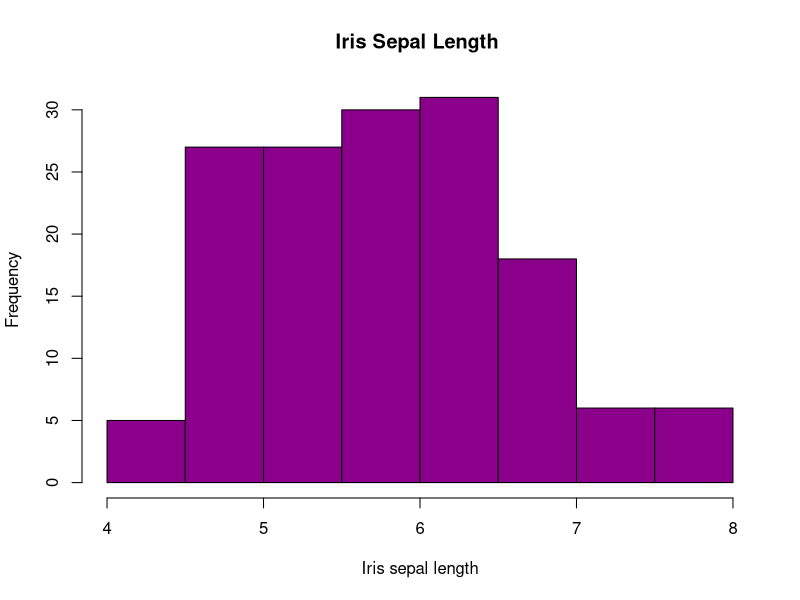
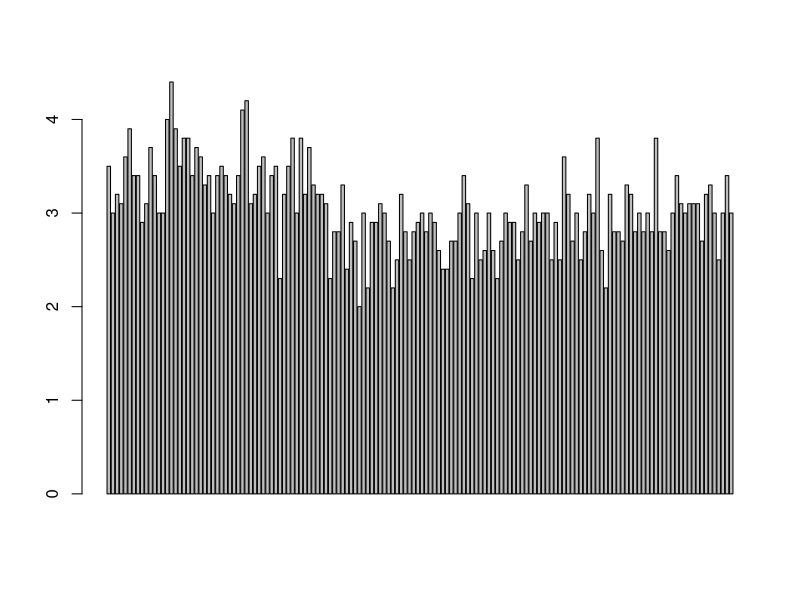
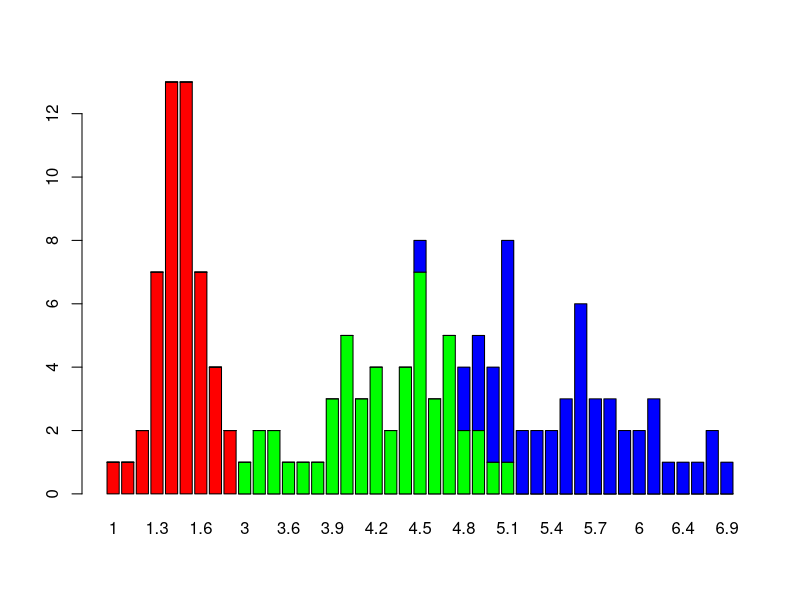
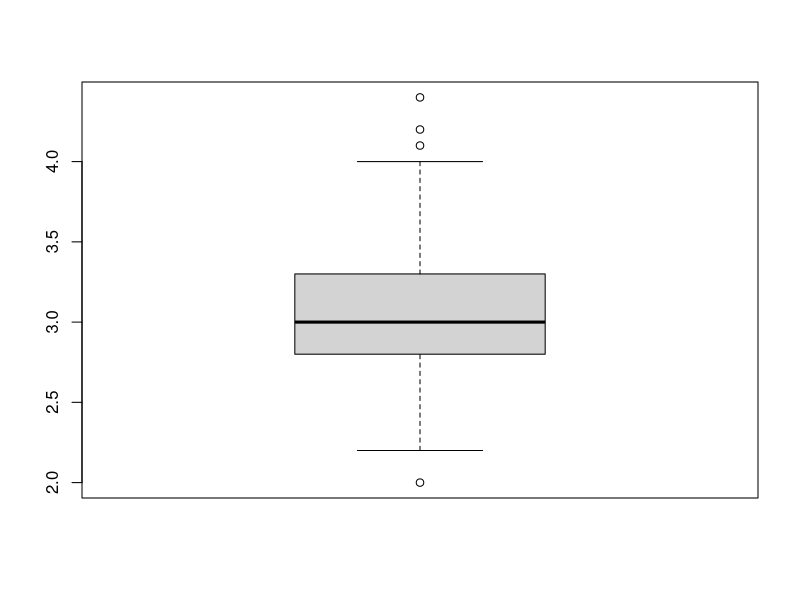
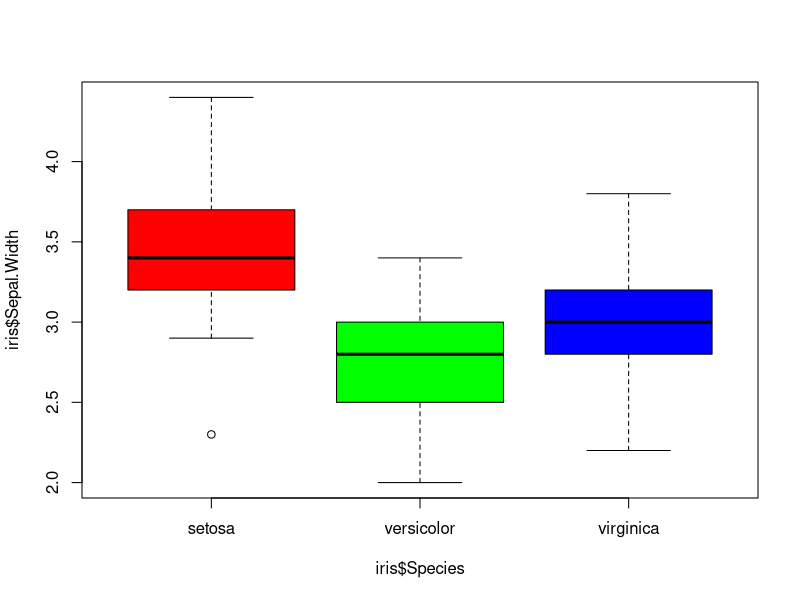
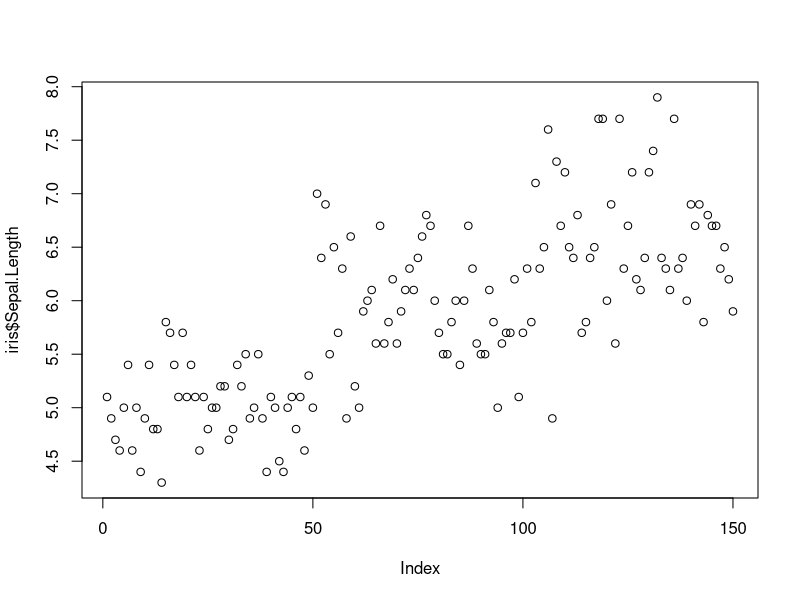
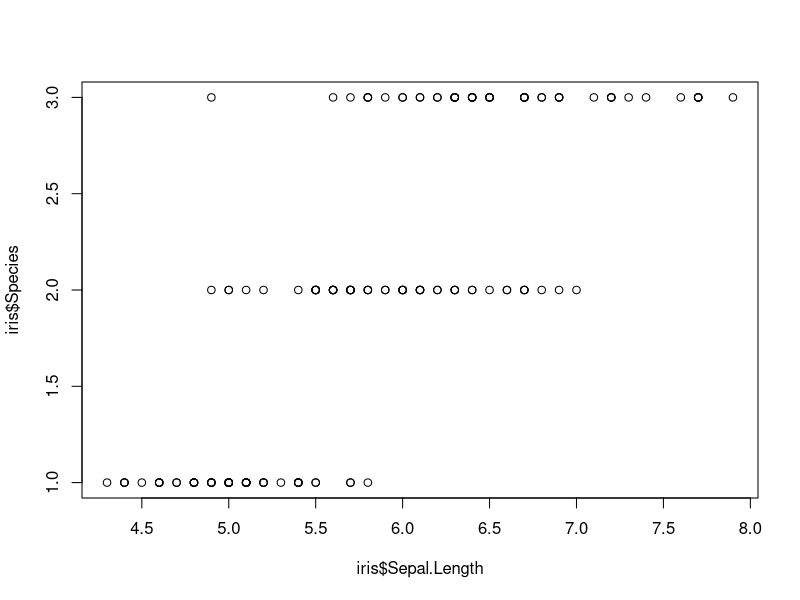
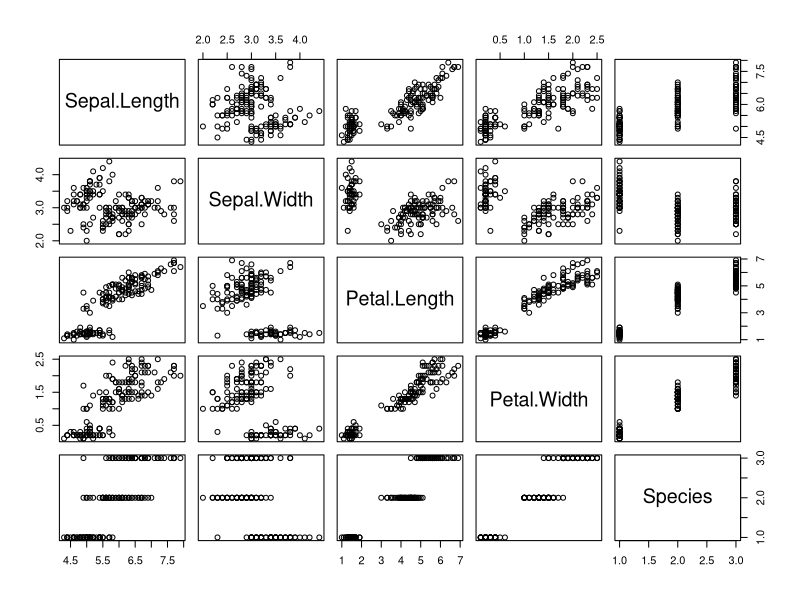

These figures' R source, in order:
## ---- chunk 1
# histogram with added parameters
hist(iris$Sepal.Length,
main="Iris Sepal Length ",
xlab="Iris sepal length",
xlim=c(4,8),
col="darkmagenta"
)
## ---- chunk 2
barplot(iris$Sepal.Width)
barplot(table(iris$Species,iris$Petal.Length),col=rainbow(3))
## ---- chunk 3
boxplot(iris$Sepal.Width)

boxplot(iris$Sepal.Width~iris$Species,col= rainbow(3))
## ---- chunk 4
plot(iris$Sepal.Length)
plot(iris$Sepal.Length,iris$Species)
## ---- chunk 5
plot(iris)
## ---- chunk 6
library(hexbin)
library(RColorBrewer)

x <- rnorm(mean=0, 1000)
y <- rnorm(mean=1, 1000)

bin<-hexbin(x, y, xbins=40)
colors=colorRampPalette(rev(brewer.pal(11,'Spectral')))
plot(bin , colramp=colors ) 
## ---- chunk 7
mosaicplot(HairEyeColor,shade=TRUE)
## ---- chunk 8
x = data.matrix(UScitiesD)
heatmap(x,main = "Distance between US")
## ---- chunk 9
library(ggplot2)
data(iris,package="ggplot2")

theme_set(theme_bw())
g<-ggplot(iris,aes(Sepal.Width,Species))
g+geom_count(col="tomato3",show.ledegnd=F)+
  labs(subtitle="Species vs width",
       title="Counts plot")
